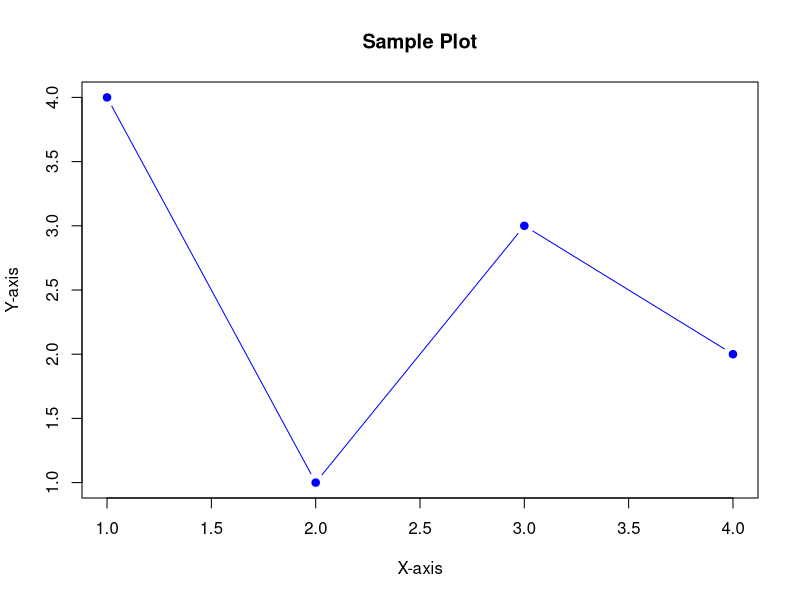

Write R code to recreate this figure.
# plot_script.R
png(filename="sample_plot.png", width=700, height=500)
plot(c(1, 2, 3, 4), c(4, 1, 3, 2), main="Sample Plot", xlab="X-axis", ylab="Y-axis", col="blue", pch=19, type="b")
dev.off()